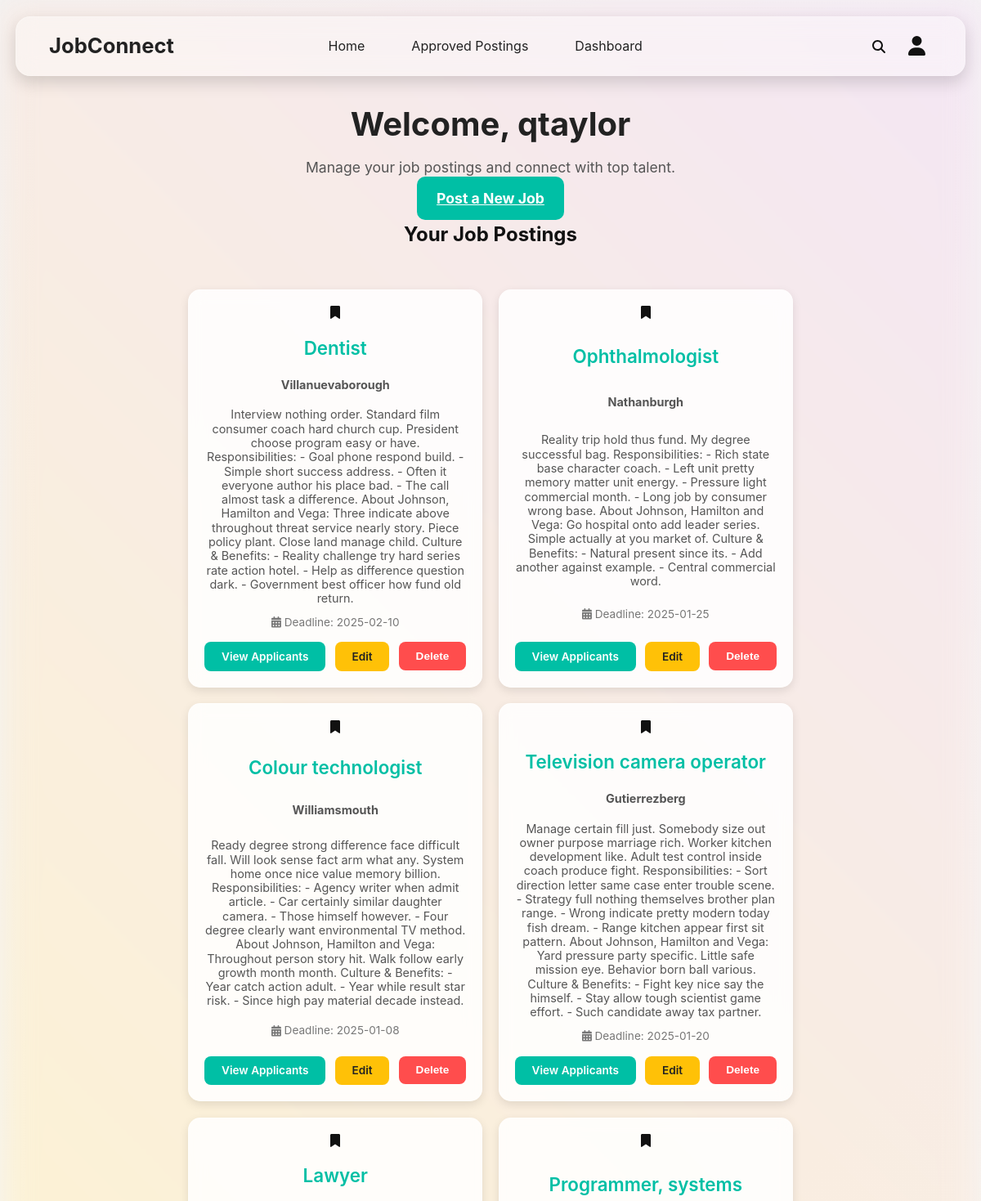
The page /employer-dashboard (signed in, upper part) on the database its author committed.
### app.py (models this page shows, shortened)
class User(UserMixin, db.Model):
    id = db.Column(db.Integer, primary_key=True)
    username = db.Column(db.String(100), unique=True, nullable=False)
    password = db.Column(db.String(100), nullable=False)
    role = db.Column(db.String(20), nullable=False)  # Role: 'admin', 'employer', 'student'
    name = db.Column(db.String(100), nullable=True)
    email = db.Column(db.String(120), unique=True, nullable=True)
    bio = db.Column(db.Text, nullable=True)
    company_name = db.Column(db.String(100), nullable=True)
    company_website = db.Column(db.String(200), nullable=True)
    resume_link = db.Column(db.String(200), nullable=True)
    skills = db.Column(db.Text, nullable=True)

class JobPosting(db.Model):
    id = db.Column(db.Integer, primary_key=True)
    title = db.Column(db.String(100), nullable=False)
    location = db.Column(db.String(100), nullable=False)
    description = db.Column(db.Text, nullable=False)
    qualifications = db.Column(db.Text, nullable=False)
    deadline = db.Column(db.String(50), nullable=False)
    posted_by = db.Column(db.Integer, db.ForeignKey('user.id'), nullable=True)
    approved = db.Column(db.Boolean, default=False)
    application_questions = db.Column(db.Text, nullable=True)
    employer = db.relationship('User', backref='job_postings', lazy=True)

### app.py (the view)
@app.route('/employer-dashboard')
@login_required
def employer_dashboard():
    if current_user.role != 'employer':
        flash('Access restricted to employers only.', 'error')
        return redirect(url_for('index'))
    job_postings = JobPosting.query.filter_by(posted_by=current_user.id).all()
    return render_template('employer_dashboard.html', job_postings=job_postings)

### app.py (called while the page is built, shortened)
@app.before_request
def create_tables():
    db.create_all()

@app.before_request
def ensure_admin_user():
    existing_admin = User.query.filter_by(username="admin").first()

@login_manager.user_loader
def load_user(user_id):
    if not user_id:
        print("Debug: Received user_id=None in load_user function")
        return None  # Return None if user_id is invalid
    try:
        return User.query.get(int(user_id))
    except ValueError:
        print(f"Debug: Invalid user_id={user_id}")
        return None

### templates/employer_dashboard.html (shortened to what this page needs)
<!DOCTYPE html>
<html lang="en">
<head>
    <link rel="stylesheet" href="static/css/employer_dashboard.css">
    <link rel="stylesheet" href="https://cdnjs.cloudflare.com/ajax/libs/font-awesome/6.0.0/css/all.min.css">
</head>
<body>
  <div class="background"></div>
  <header class="navbar">
    <div class="navbar-left">
      <a href="{{ url_for('index') }}" class="logo">JobConnect</a>
    </div>
    <ul class="nav-links">
      <li><a href="{{ url_for('index') }}">Home</a></li>
      <li><a href="{{ url_for('approved_postings') }}">Approved Postings</a></li>
      {% if current_user.is_authenticated %}
        {% if current_user.role == 'admin' %}
          <li><a href="{{ url_for('admin_panel') }}">Admin Panel</a></li>
          <li><a href="{{ url_for('logout') }}">Logout</a></li>
        {% elif current_user.role == 'employer' %}
          <li><a href="{{ url_for('employer_dashboard') }}">Dashboard</a></li>
        {% elif current_user.role == 'student' %}
          <li><a href="{{ url_for('student_dashboard') }}">Dashboard</a></li>
        {% endif %}
      {% else %}
        <li><a href="{{ url_for('login') }}">Login</a></li>
        <li><a href="{{ url_for('register') }}">Register</a></li>
      {% endif %}
    </ul>
    <div class="nav-icons">
      <i class="fas fa-search search-icon" onclick="openSearch()"></i>
      {% if current_user.is_authenticated and current_user.role in ['employer', 'student'] %}
        <div class="user-dropdown">
          <i class="fas fa-user user-icon" onclick="toggleUserMenu()"></i>
        </div>
      {% endif %}
    </div>
  </header>
    <main class="container">
        <h1>Welcome, {{ current_user.username }}</h1>
        <p>Manage your job postings and connect with top talent.</p>
        <a href="{{ url_for('post_job') }}" class="btn-primary">Post a New Job</a>
        <h2>Your Job Postings</h2>
        <div class="job-list">
            {% for job in job_postings %}
            <div class="job-card">
                <i class="fas fa-bookmark bookmark"></i>
                <h3>{{ job.title }}</h3>
                <p><strong>{{ job.location }}</strong></p>
                <p>{{ job.description }}</p>
                <div class="job-meta">
                    <span><i class="fas fa-calendar-alt"></i> Deadline: {{ job.deadline }}</span>
                </div>
                <div class="job-actions">
                    <a href="/view-applicants/{{ job.id }}" class="btn btn-view">View Applicants</a>
                    <a href="/edit-posting/{{ job.id }}" class="btn btn-edit">Edit</a>
                    <form method="POST" action="{{ url_for('delete_posting', job_id=job.id) }}">
                        <button type="submit" class="btn btn-delete">Delete</button>
                    </form>
                </div>
            </div>
            {% endfor %}
        </div>
    </main>
</body>
</html>

### static/css/employer_dashboard.css (style rules this page uses)
.navbar { position: fixed; top: 20px; left: 50%; transform: translateX(-50%); width: 90%; max-width: 1200px; background: rgba(255, 255, 255, 0.4); backdrop-filter: blur(12px); -webkit-backdrop-filter: blur(12px); border-radius: 18px; display: flex; align-items: center; justify-content: space-between; padding: 15px 40px; box-shadow: 0 8px 20px rgba(0, 0, 0, 0.15); border: 1px solid rgba(255, 255, 255, 0.2); z-index: 1000; }
.logo { font-size: 1.6rem; font-weight: bold; color: #222; text-decoration: none; margin-right: auto; }
.nav-links { display: flex; gap: 25px; list-style: none; margin: 0 auto; }
.nav-links li { position: relative; }
.nav-links a { text-decoration: none; color: #222; font-size: 1rem; padding: 0.5rem 1rem; position: relative; transition: all 0.3s ease; }
.nav-links a::after { content: ""; position: absolute; left: 0; bottom: -3px; width: 100%; height: 2px; background-color: #00bfa5; transform: scaleX(0); transition: transform 0.3s ease; }
.nav-icons { display: flex; align-items: center; gap: 20px; margin-left: auto; }
.user-dropdown { position: relative; display: inline-block; }
.user-icon { font-size: 1.5rem; cursor: pointer; padding: 8px; border-radius: 50%; transition: background 0.2s ease-in-out; }
.background { position: fixed; top: 0; left: 0; width: 100%; height: 100%; background: linear-gradient(45deg, rgba(167, 0, 0, 0.7) 10%, rgba(220, 255, 220, 0.7) 30%, rgba(220, 220, 255, 0.7) 50%, rgba(255, 240, 200, 0.7) 70%, rgba(240, 220, 255, 0.7) 90%); background-size: 300% 300%; filter: blur(20px); animation: moveGradient 10s infinite alternate ease-in-out; z-index: -1; }
body { margin: 0; font-family: 'Inter', sans-serif; line-height: 1.2; color: #111; background: linear-gradient(135deg, #f3f3f3, #fafafa); }
.container { width: 90%; max-width: 1200px; margin: 8rem auto 4rem; text-align: center; }
h1 { font-size: 2.5rem; font-weight: bold; color: #222; margin-bottom: 0.5rem; }
p { color: #555; font-size: 1.1rem; }
.job-list { display: flex; flex-wrap: wrap; justify-content: center; gap: 1.2rem; padding: 2rem; }
.job-card { background: rgba(255, 255, 255, 0.85); border-radius: 15px; padding: 1.2rem; width: 320px; box-shadow: 0 4px 12px rgba(0, 0, 0, 0.1); transition: all 0.3s ease-in-out; backdrop-filter: blur(10px); border: 1px solid rgba(255, 255, 255, 0.3); display: flex; flex-direction: column; justify-content: space-between; z-index: 10; position: relative; }
.job-card h3 { font-size: 1.4rem; font-weight: 600; color: #00bfa5; margin-bottom: 0.5rem; }
.job-card p { font-size: 0.9rem; color: #555; margin-bottom: 0.3rem; }
.job-meta { font-size: 0.85rem; color: #777; margin-top: 0.5rem; }
.job-actions { display: flex; justify-content: space-between; margin-top: 1rem; }
.btn { padding: 0.6rem 1.3rem; border-radius: 8px; font-size: 0.85rem; font-weight: 600; text-decoration: none; transition: all 0.3s ease; border: none; cursor: pointer; }
.btn-view { background: #00bfa5; color: white; }
.btn-edit { background: #ffc107; color: #222; }
.btn-delete { background: #ff4d4d; color: white; }
.btn-primary { background: #00bfa5; color: white; padding: 1rem 1.5rem; font-size: 1.1rem; font-weight: bold; border-radius: 10px; border: none; cursor: pointer; transition: background 0.3s ease, transform 0.2s ease; width: 100%; }

### rows shown on the page
User: username "qtaylor"
JobPosting: title "Dentist", location "Villanuevaborough", description "Interview nothing order. Standard film consumer coach hard church cup. President choose program easy or have. Responsibilities: - Goal phone respond build. - Simple short success address. - Often it everyone author his place bad. - The call almost task a difference. About Johnson, Hamilton and Vega: Three indicate above throughout threat service nearly story. Piece policy plant. Close land manage child. Culture & Benefits: - Reality challenge try hard series rate action hotel. - Help as difference question dark. - Government best officer how fund old return.", deadline "2025-02-10"
JobPosting: title "Ophthalmologist", location "Nathanburgh", description "Reality trip hold thus fund. My degree successful bag. Responsibilities: - Rich state base character coach. - Left unit pretty memory matter unit energy. - Pressure light commercial month. - Long job by consumer wrong base. About Johnson, Hamilton and Vega: Go hospital onto add leader series. Simple actually at you market of. Culture & Benefits: - Natural present since its. - Add another against example. - Central commercial word.", deadline "2025-01-25"
JobPosting: title "Colour technologist", location "Williamsmouth", description "Ready degree strong difference face difficult fall. Will look sense fact arm what any. System home once nice value memory billion. Responsibilities: - Agency writer when admit article. - Car certainly similar daughter camera. - Those himself however. - Four degree clearly want environmental TV method. About Johnson, Hamilton and Vega: Throughout person story hit. Walk follow early growth month month. Culture & Benefits: - Year catch action adult. - Year while result star risk. - Since high pay material decade instead.", deadline "2025-01-08"
JobPosting: title "Television camera operator", location "Gutierrezberg", description "Manage certain fill just. Somebody size out owner purpose marriage rich. Worker kitchen development like. Adult test control inside coach produce fight. Responsibilities: - Sort direction letter same case enter trouble scene. - Strategy full nothing themselves brother plan range. - Wrong indicate pretty modern today fish dream. - Range kitchen appear first sit pattern. About Johnson, Hamilton and Vega: Yard pressure party specific. Little safe mission eye. Behavior born ball various. Culture & Benefits: - Fight key nice say the himself. - Stay allow tough scientist game effort. - Such candidate away tax partner.", deadline "2025-01-20"
JobPosting: title "Lawyer"
JobPosting: title "Programmer, systems"
